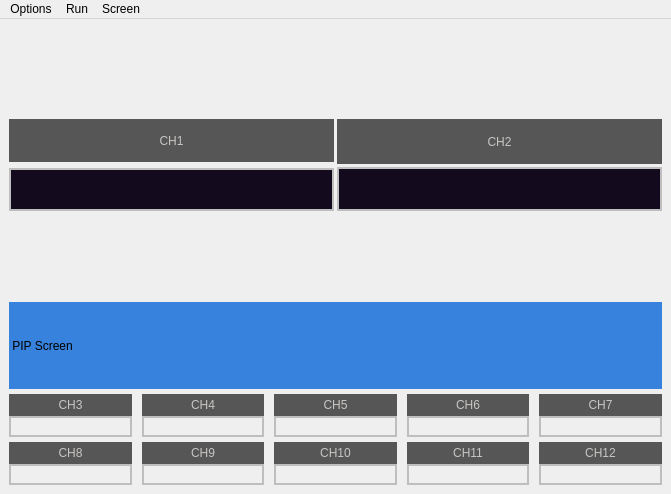
<?xml version="1.0" encoding="UTF-8"?>
<ui version="4.0">
 <class>BroadCast</class>
 <widget class="QMainWindow" name="BroadCast">
  <property name="geometry">
   <rect>
    <x>0</x>
    <y>0</y>
    <width>671</width>
    <height>494</height>
   </rect>
  </property>
  <property name="windowTitle">
   <string>OnePersonBroadcast</string>
  </property>
  <property name="styleSheet">
   <string notr="true"/>
  </property>
  <widget class="QWidget" name="centralwidget">
   <property name="sizePolicy">
    <sizepolicy hsizetype="Preferred" vsizetype="Preferred">
     <horstretch>0</horstretch>
     <verstretch>0</verstretch>
    </sizepolicy>
   </property>
   <property name="styleSheet">
    <string notr="true">background-color:&quot;black&quot;;
color:&quot;white&quot;;</string>
   </property>
   <layout class="QGridLayout" name="gridLayout_3">
    <item row="0" column="0">
     <layout class="QGridLayout" name="gridLayout">
      <property name="horizontalSpacing">
       <number>6</number>
      </property>
      <property name="verticalSpacing">
       <number>0</number>
      </property>
      <item row="1" column="0">
       <layout class="QHBoxLayout" name="main_layout">
        <property name="spacing">
         <number>3</number>
        </property>
        <property name="rightMargin">
         <number>0</number>
        </property>
        <item>
         <layout class="QVBoxLayout" name="main1_layout">
          <property name="spacing">
           <number>6</number>
          </property>
          <property name="topMargin">
           <number>0</number>
          </property>
          <item>
           <widget class="QLabel" name="main1_label">
            <property name="minimumSize">
             <size>
              <width>0</width>
              <height>20</height>
             </size>
            </property>
            <property name="styleSheet">
             <string notr="true">background-color:#565656;
color:#C8C6C4;</string>
            </property>
            <property name="text">
             <string>CH1</string>
            </property>
            <property name="alignment">
             <set>Qt::AlignCenter</set>
            </property>
           </widget>
          </item>
          <item>
           <widget class="QLabel" name="main1">
            <property name="styleSheet">
             <string notr="true">background-color:rgb(19, 10, 29);
border : 2px solid rgb(190, 190, 190);</string>
            </property>
            <property name="text">
             <string/>
            </property>
            <property name="alignment">
             <set>Qt::AlignCenter</set>
            </property>
           </widget>
          </item>
         </layout>
        </item>
        <item>
         <layout class="QVBoxLayout" name="main2_layout">
          <item>
           <widget class="QLabel" name="main2_label">
            <property name="minimumSize">
             <size>
              <width>0</width>
              <height>20</height>
             </size>
            </property>
            <property name="styleSheet">
             <string notr="true">background-color:#565656;
color:#C8C6C4;</string>
            </property>
            <property name="text">
             <string>CH2</string>
            </property>
            <property name="alignment">
             <set>Qt::AlignCenter</set>
            </property>
           </widget>
          </item>
          <item>
           <widget class="QLabel" name="main2">
            <property name="styleSheet">
             <string notr="true">background-color:rgb(19, 10, 29);
border : 2px solid rgb(190, 190, 190);</string>
            </property>
            <property name="text">
             <string/>
            </property>
            <property name="alignment">
             <set>Qt::AlignCenter</set>
            </property>
           </widget>
          </item>
         </layout>
        </item>
       </layout>
      </item>
      <item row="5" column="0">
       <layout class="QGridLayout" name="ch_all_layout">
        <property name="horizontalSpacing">
         <number>10</number>
        </property>
        <property name="verticalSpacing">
         <number>5</number>
        </property>
        <item row="0" column="0">
         <layout class="QVBoxLayout" name="ch3_layout">
          <item>
           <widget class="QLabel" name="ch3_label">
            <property name="minimumSize">
             <size>
              <width>0</width>
              <height>20</height>
             </size>
            </property>
            <property name="styleSheet">
             <string notr="true">background-color:#565656;
color:#C8C6C4;
border-radius:&quot;25px&quot;;</string>
            </property>
            <property name="text">
             <string>CH3</string>
            </property>
            <property name="alignment">
             <set>Qt::AlignCenter</set>
            </property>
           </widget>
          </item>
          <item>
           <widget class="QLabel" name="ch3">
            <property name="styleSheet">
             <string notr="true">border : 2px solid rgb(190, 190, 190);</string>
            </property>
            <property name="text">
             <string/>
            </property>
            <property name="alignment">
             <set>Qt::AlignCenter</set>
            </property>
           </widget>
          </item>
         </layout>
        </item>
        <item row="0" column="3">
         <layout class="QVBoxLayout" name="ch6_layout">
          <item>
           <widget class="QLabel" name="ch6_label">
            <property name="minimumSize">
             <size>
              <width>0</width>
              <height>20</height>
             </size>
            </property>
            <property name="styleSheet">
             <string notr="true">background-color:#565656;
color:#C8C6C4;</string>
            </property>
            <property name="text">
             <string>CH6</string>
            </property>
            <property name="alignment">
             <set>Qt::AlignCenter</set>
            </property>
           </widget>
          </item>
          <item>
           <widget class="QLabel" name="ch6">
            <property name="sizePolicy">
             <sizepolicy hsizetype="Preferred" vsizetype="Preferred">
              <horstretch>0</horstretch>
              <verstretch>0</verstretch>
             </sizepolicy>
            </property>
            <property name="styleSheet">
             <string notr="true">border : 2px solid rgb(190, 190, 190);</string>
            </property>
            <property name="text">
             <string/>
            </property>
            <property name="alignment">
             <set>Qt::AlignCenter</set>
            </property>
           </widget>
          </item>
         </layout>
        </item>
        <item row="1" column="3">
         <layout class="QVBoxLayout" name="ch11_layout">
          <item>
           <widget class="QLabel" name="ch11_label">
            <property name="minimumSize">
             <size>
              <width>0</width>
              <height>20</height>
             </size>
            </property>
            <property name="styleSheet">
             <string notr="true">background-color:#565656;
color:#C8C6C4;</string>
            </property>
            <property name="text">
             <string>CH11</string>
            </property>
            <property name="alignment">
             <set>Qt::AlignCenter</set>
            </property>
           </widget>
          </item>
          <item>
           <widget class="QLabel" name="ch11">
            <property name="styleSheet">
             <string notr="true">border : 2px solid rgb(190, 190, 190);</string>
            </property>
            <property name="text">
             <string/>
            </property>
            <property name="alignment">
             <set>Qt::AlignCenter</set>
            </property>
           </widget>
          </item>
         </layout>
        </item>
        <item row="1" column="2">
         <layout class="QVBoxLayout" name="ch10_layout">
          <item>
           <widget class="QLabel" name="ch10_label">
            <property name="minimumSize">
             <size>
              <width>0</width>
              <height>20</height>
             </size>
            </property>
            <property name="styleSheet">
             <string notr="true">background-color:#565656;
color:#C8C6C4;</string>
            </property>
            <property name="text">
             <string>CH10</string>
            </property>
            <property name="alignment">
             <set>Qt::AlignCenter</set>
            </property>
           </widget>
          </item>
          <item>
           <widget class="QLabel" name="ch10">
            <property name="styleSheet">
             <string notr="true">border : 2px solid rgb(190, 190, 190);</string>
            </property>
            <property name="text">
             <string/>
            </property>
            <property name="alignment">
             <set>Qt::AlignCenter</set>
            </property>
           </widget>
          </item>
         </layout>
        </item>
        <item row="1" column="4">
         <layout class="QVBoxLayout" name="ch12_layout">
          <item>
           <widget class="QLabel" name="ch12_label">
            <property name="minimumSize">
             <size>
              <width>0</width>
              <height>20</height>
             </size>
            </property>
            <property name="styleSheet">
             <string notr="true">background-color:#565656;
color:#C8C6C4;</string>
            </property>
            <property name="text">
             <string>CH12</string>
            </property>
            <property name="alignment">
             <set>Qt::AlignCenter</set>
            </property>
           </widget>
          </item>
          <item>
           <widget class="QLabel" name="ch12">
            <property name="styleSheet">
             <string notr="true">border : 2px solid rgb(190, 190, 190);</string>
            </property>
            <property name="text">
             <string/>
            </property>
            <property name="alignment">
             <set>Qt::AlignCenter</set>
            </property>
           </widget>
          </item>
         </layout>
        </item>
        <item row="1" column="0">
         <layout class="QVBoxLayout" name="ch8_layout">
          <item>
           <widget class="QLabel" name="ch8_label">
            <property name="minimumSize">
             <size>
              <width>0</width>
              <height>20</height>
             </size>
            </property>
            <property name="styleSheet">
             <string notr="true">background-color:#565656;
color:#C8C6C4;</string>
            </property>
            <property name="text">
             <string>CH8</string>
            </property>
            <property name="alignment">
             <set>Qt::AlignCenter</set>
            </property>
           </widget>
          </item>
          <item>
           <widget class="QLabel" name="ch8">
            <property name="styleSheet">
             <string notr="true">border : 2px solid rgb(190, 190, 190);</string>
            </property>
            <property name="text">
             <string/>
            </property>
            <property name="alignment">
             <set>Qt::AlignCenter</set>
            </property>
           </widget>
          </item>
         </layout>
        </item>
        <item row="0" column="2">
         <layout class="QVBoxLayout" name="ch5_layout">
          <item>
           <widget class="QLabel" name="ch5_label">
            <property name="minimumSize">
             <size>
              <width>0</width>
              <height>20</height>
             </size>
            </property>
            <property name="styleSheet">
             <string notr="true">background-color:#565656;
color:#C8C6C4;</string>
            </property>
            <property name="text">
             <string>CH5</string>
            </property>
            <property name="alignment">
             <set>Qt::AlignCenter</set>
            </property>
           </widget>
          </item>
          <item>
           <widget class="QLabel" name="ch5">
            <property name="styleSheet">
             <string notr="true">border : 2px solid rgb(190, 190, 190);</string>
            </property>
            <property name="text">
             <string/>
            </property>
            <property name="alignment">
             <set>Qt::AlignCenter</set>
            </property>
           </widget>
          </item>
         </layout>
        </item>
        <item row="0" column="4">
         <layout class="QVBoxLayout" name="ch7_layout">
          <item>
           <widget class="QLabel" name="ch7_label">
            <property name="minimumSize">
             <size>
              <width>0</width>
              <height>20</height>
             </size>
            </property>
            <property name="styleSheet">
             <string notr="true">background-color:#565656;
color:#C8C6C4;</string>
            </property>
            <property name="text">
             <string>CH7</string>
            </property>
            <property name="alignment">
             <set>Qt::AlignCenter</set>
            </property>
           </widget>
          </item>
          <item>
           <widget class="QLabel" name="ch7">
            <property name="styleSheet">
             <string notr="true">border : 2px solid rgb(190, 190, 190);</string>
            </property>
            <property name="text">
             <string/>
            </property>
            <property name="alignment">
             <set>Qt::AlignCenter</set>
            </property>
           </widget>
          </item>
         </layout>
        </item>
        <item row="1" column="1">
         <layout class="QVBoxLayout" name="ch9_layout">
          <item>
           <widget class="QLabel" name="ch9_label">
            <property name="minimumSize">
             <size>
              <width>0</width>
              <height>20</height>
             </size>
            </property>
            <property name="styleSheet">
             <string notr="true">background-color:#565656;
color:#C8C6C4;</string>
            </property>
            <property name="text">
             <string>CH9</string>
            </property>
            <property name="alignment">
             <set>Qt::AlignCenter</set>
            </property>
           </widget>
          </item>
          <item>
           <widget class="QLabel" name="ch9">
            <property name="styleSheet">
             <string notr="true">border : 2px solid rgb(190, 190, 190);</string>
            </property>
            <property name="text">
             <string/>
            </property>
            <property name="alignment">
             <set>Qt::AlignCenter</set>
            </property>
           </widget>
          </item>
         </layout>
        </item>
        <item row="0" column="1">
         <layout class="QVBoxLayout" name="ch4_layout">
          <item>
           <widget class="QLabel" name="ch4_label">
            <property name="minimumSize">
             <size>
              <width>0</width>
              <height>20</height>
             </size>
            </property>
            <property name="styleSheet">
             <string notr="true">background-color:#565656;
color:#C8C6C4;</string>
            </property>
            <property name="text">
             <string>CH4</string>
            </property>
            <property name="alignment">
             <set>Qt::AlignCenter</set>
            </property>
           </widget>
          </item>
          <item>
           <widget class="QLabel" name="ch4">
            <property name="styleSheet">
             <string notr="true">border : 2px solid rgb(190, 190, 190);</string>
            </property>
            <property name="text">
             <string/>
            </property>
            <property name="alignment">
             <set>Qt::AlignCenter</set>
            </property>
           </widget>
          </item>
         </layout>
        </item>
       </layout>
      </item>
      <item row="2" column="0">
       <layout class="QVBoxLayout" name="emptyLayout1">
        <property name="spacing">
         <number>0</number>
        </property>
        <item>
         <widget class="QLabel" name="label">
          <property name="text">
           <string/>
          </property>
         </widget>
        </item>
       </layout>
      </item>
      <item row="0" column="0">
       <layout class="QVBoxLayout" name="emptyLayout2">
        <property name="spacing">
         <number>0</number>
        </property>
        <item>
         <widget class="QLabel" name="label_2">
          <property name="text">
           <string/>
          </property>
         </widget>
        </item>
       </layout>
      </item>
      <item row="3" column="0">
       <layout class="QVBoxLayout" name="pip_label_layout" stretch="0">
        <property name="bottomMargin">
         <number>5</number>
        </property>
        <item>
         <widget class="QLabel" name="pip_label">
          <property name="minimumSize">
           <size>
            <width>0</width>
            <height>20</height>
           </size>
          </property>
          <property name="whatsThis">
           <string>&lt;html&gt;&lt;head/&gt;&lt;body&gt;&lt;p&gt;&lt;br/&gt;&lt;/p&gt;&lt;/body&gt;&lt;/html&gt;</string>
          </property>
          <property name="styleSheet">
           <string notr="true">background-color:rgb(55, 130, 221);
color:&quot;white&quot;;
border-radius:&quot;200px&quot;;</string>
          </property>
          <property name="text">
           <string> PIP Screen</string>
          </property>
         </widget>
        </item>
       </layout>
      </item>
     </layout>
    </item>
   </layout>
  </widget>
  <widget class="QMenuBar" name="menuBar">
   <property name="geometry">
    <rect>
     <x>0</x>
     <y>0</y>
     <width>671</width>
     <height>21</height>
    </rect>
   </property>
   <widget class="QMenu" name="menuOptions">
    <property name="title">
     <string>Options</string>
    </property>
    <widget class="QMenu" name="menuSet_RTSP">
     <property name="title">
      <string>Set RTSP</string>
     </property>
     <addaction name="actionSet_first_RTSP"/>
     <addaction name="actionSet_second_RTSP"/>
    </widget>
    <widget class="QMenu" name="menuSet_Channel">
     <property name="title">
      <string>Set Channel</string>
     </property>
     <addaction name="actionSelect_first_RTSP"/>
     <addaction name="actionSelect_second_RTSP"/>
    </widget>
    <addaction name="menuSet_RTSP"/>
    <addaction name="menuSet_Channel"/>
   </widget>
   <widget class="QMenu" name="menuRun">
    <property name="title">
     <string>Run</string>
    </property>
    <addaction name="actionRun_Frist_RTSP_Server"/>
    <addaction name="actionRun_second_RTSP_Server"/>
    <addaction name="actionRestart_All_Server"/>
   </widget>
   <widget class="QMenu" name="menuScreen">
    <property name="title">
     <string>Screen</string>
    </property>
    <addaction name="actionFull_Screen"/>
    <addaction name="actionMax_size_Screen"/>
    <addaction name="actionQuit_q"/>
   </widget>
   <addaction name="menuOptions"/>
   <addaction name="menuRun"/>
   <addaction name="menuScreen"/>
  </widget>
  <action name="actionSelect_first_RTSP">
   <property name="text">
    <string>Select First RTSP (F1)</string>
   </property>
  </action>
  <action name="actionSelect_second_RTSP">
   <property name="text">
    <string>Select Second RTSP (F2)</string>
   </property>
  </action>
  <action name="actionSet_first_RTSP">
   <property name="text">
    <string>Set first RTSP</string>
   </property>
  </action>
  <action name="actionSet_second_RTSP">
   <property name="text">
    <string>Set second RTSP</string>
   </property>
  </action>
  <action name="actionRun_Frist_RTSP_Server">
   <property name="text">
    <string>Run Frist RTSP Server (F5)</string>
   </property>
  </action>
  <action name="actionRun_second_RTSP_Server">
   <property name="text">
    <string>Run second RTSP Server (F6)</string>
   </property>
  </action>
  <action name="actionRestart_All_Server">
   <property name="text">
    <string>Restart All Server</string>
   </property>
  </action>
  <action name="actionFull_Screen">
   <property name="text">
    <string>Full Screen (F11)</string>
   </property>
  </action>
  <action name="actionMax_size_Screen">
   <property name="text">
    <string>Max size Screen (F11)</string>
   </property>
  </action>
  <action name="actionQuit_q">
   <property name="text">
    <string>Quit (q)</string>
   </property>
  </action>
 </widget>
 <resources/>
 <connections/>
</ui>
